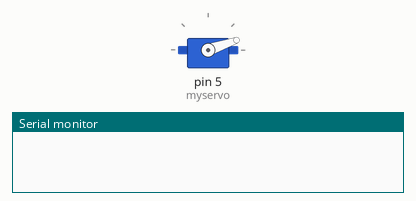
Bench run of a sketch on a simulated Arduino Uno, built with avr-gcc and run on an emulated ATmega328P. Shown: servo, the last lines printed to the serial monitor.

Above: at 0.05 s.
At 0.2 s:
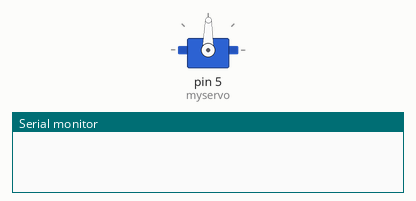
At 0.4 s:
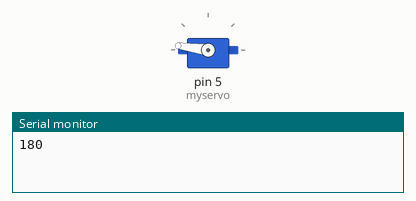
At 0.75 s:
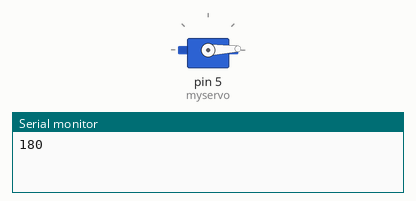
Timing chart, 0 to 3.0 s (numbered marks = the images above):
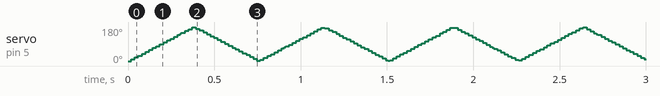

The sketch:

Q13.ino
```cpp
#include <Servo.h>

Servo myservo;

int pos = 0;

void setup() {
  myservo.attach(5);
  myservo.write(0)  ;
Serial.begin(9600);
}

void loop() {


  for (pos = 0; pos <= 180; pos += 1) {

    myservo.write(pos);
    //Serial.print(pos);
   //Serial.print("\n");
    delay(2);
  }
    Serial.print(myservo.read());
  Serial.print("\n");
  for (pos = 180; pos >= 0; pos -= 1) {
    myservo.write(pos);
    // Serial.print(pos);
    //Serial.print("\n");
    delay(2);
  }
      Serial.print(myservo.read());
  Serial.print("\n");
}
```
